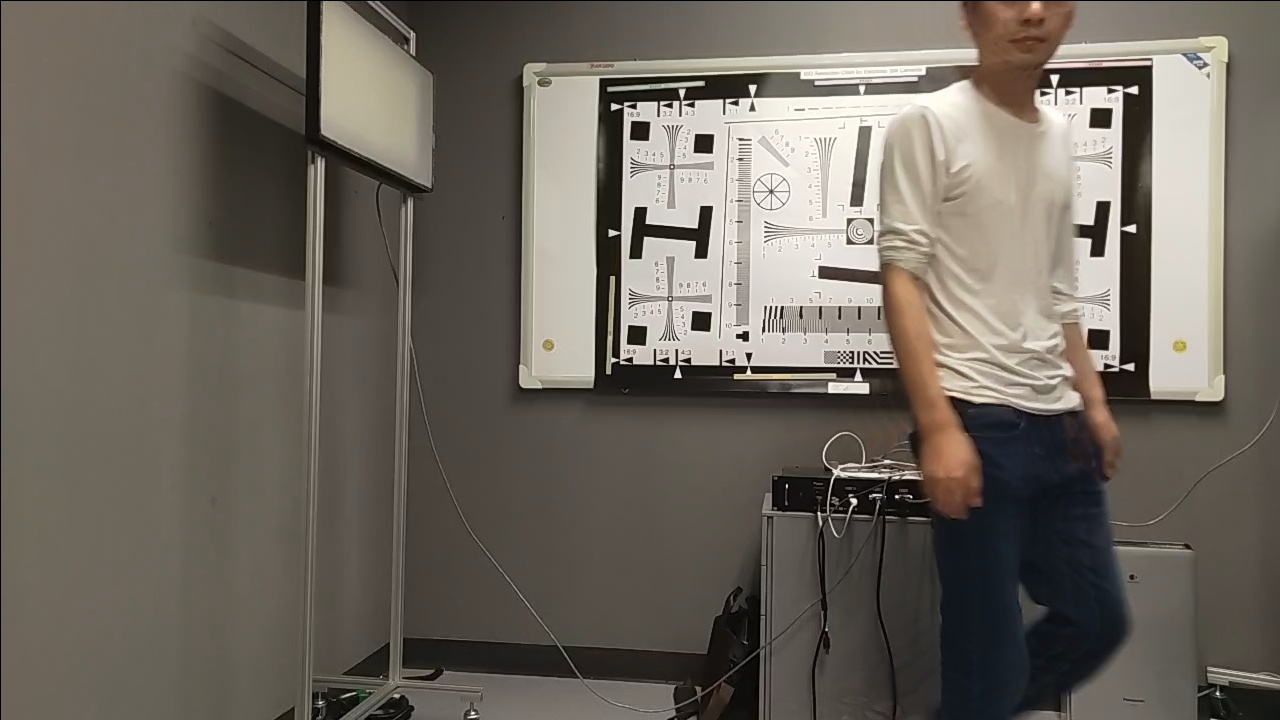
#> input picture stitching/left.jpg, 1280 x 720 px, found by its file name
$ python test.py
#> lines starting #> are read from the running program, lines starting #| are printed output that depends on the picture
import cv2
import numpy as np

#left.jpg
img = cv2.imread('left.jpg')
#> img is the input picture: shape (720, 1280, 3); mean B, G, R 93.9, 102.9, 109.3
img = cv2.copyMakeBorder(img, 800, 800, 800, 800, cv2.BORDER_CONSTANT, 0)
#> img: shape (2320, 2880, 3)
w,h = img.shape[0:2]
#> w = 2320; h = 2880

w_offset = -800
h_offset = -800
print('w',w, 'h', h)
#| w 2320 h 2880
org = np.array([[0, 0],[w, 0],[0, h],[w, h]], np.float32)
dst = np.array([[w_offset, h_offset], [w, 0],[w_offset, h - h_offset], [w, h]], np.float32)


warpR = cv2.getPerspectiveTransform(org, dst)

print('warpR', warpR)
#| warpR [[ 1.90038314e+00  0.00000000e+00 -8.00000000e+02]
#|  [ 3.44827586e-01  1.55555556e+00 -8.00000000e+02]
#|  [ 2.39463602e-04 -0.00000000e+00  1.00000000e+00]]

result = cv2.warpPerspective(img, warpR, (h, w))
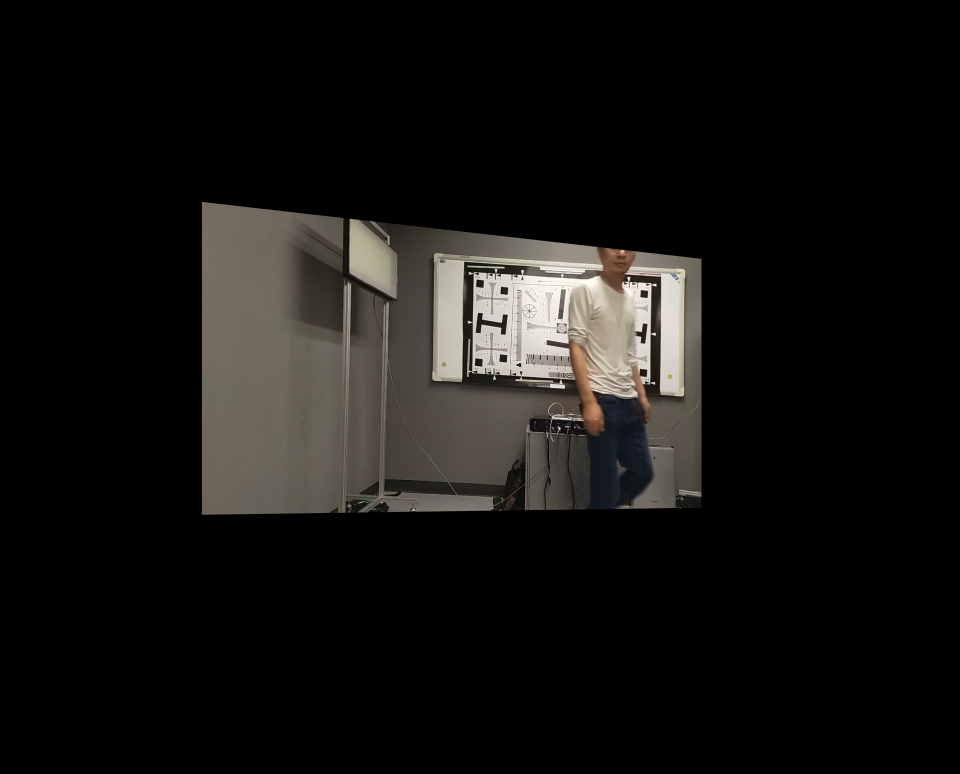
#> result: shape (2320, 2880, 3) (shown at 1/3 size); mean B, G, R 17.5, 19.2, 20.4
cv2.imwrite('left_1.jpg', result)


#right.jpg
img = cv2.imread('right.jpg')
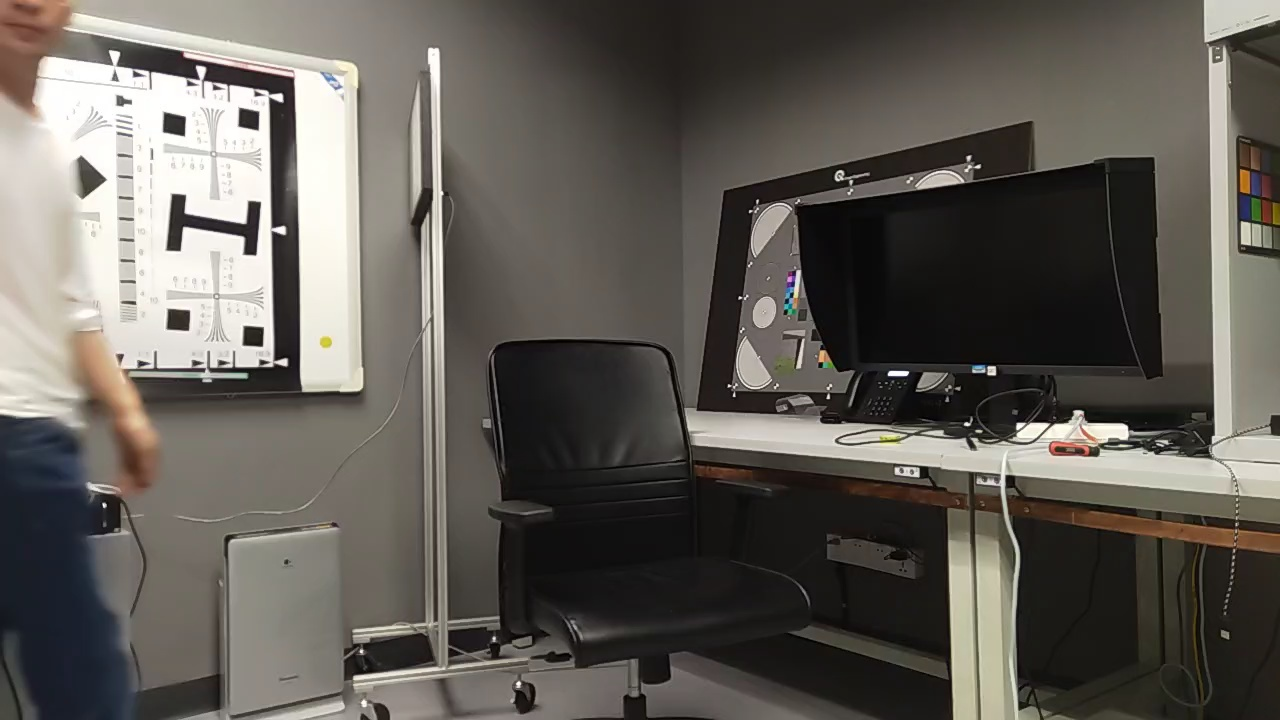
#> input picture stitching/right.jpg, 1280 x 720 px, found by its file name
#> img is the input picture: shape (720, 1280, 3); mean B, G, R 86.7, 92.8, 96.9
img = cv2.copyMakeBorder(img, 1400, 1400, 1400, 1400, cv2.BORDER_CONSTANT, 0)
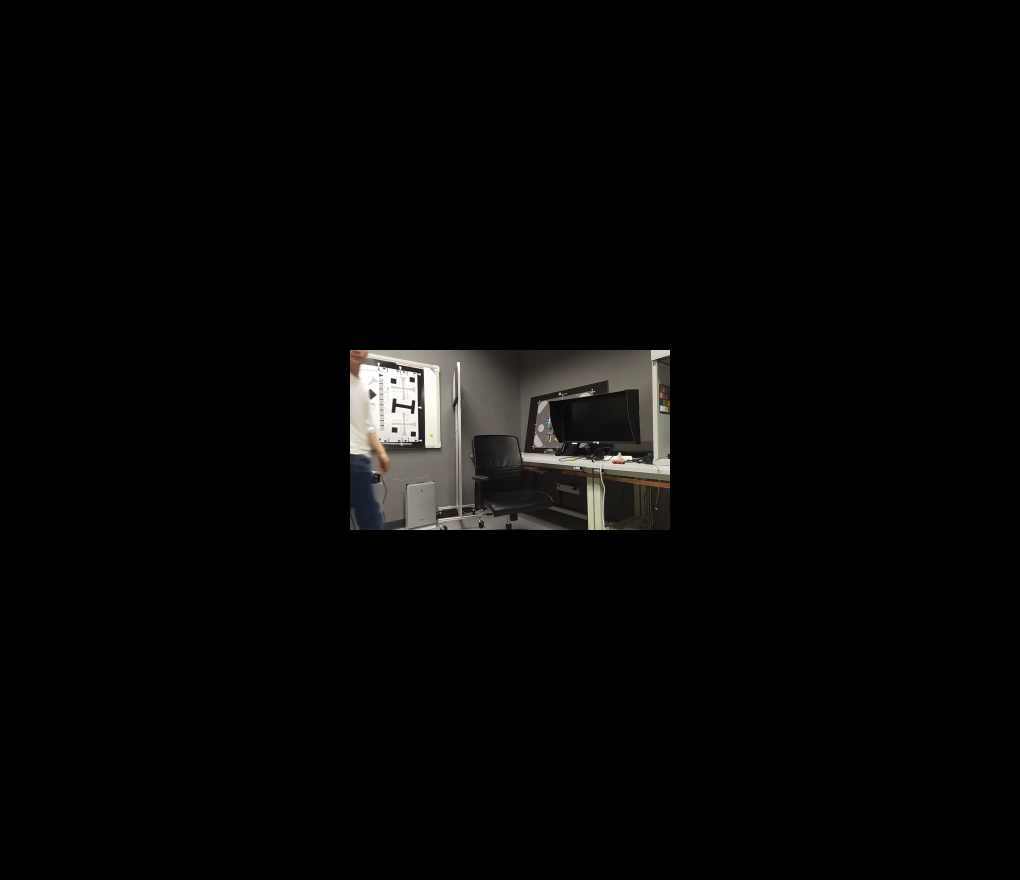
#> img: shape (3520, 4080, 3) (shown at 1/4 size); mean B, G, R 5.6, 6, 6.2
w,h = img.shape[0:2]
#> w = 3520; h = 4080

w_end = w+1400
#> w_end = 4920
h_end = h+1400
#> h_end = 5480
print('w',w, 'h', h)
#| w 3520 h 4080
org = np.array([[0, 0],[w, 0],[0, h],[w, h]], np.float32)
dst = np.array([[0, 0], [w_end, -1400],[0, h], [w_end, h_end]], np.float32)


warpR = cv2.getPerspectiveTransform(org, dst)

print('warpR', warpR)
#| warpR [[ 8.28884778e-01  0.00000000e+00  0.00000000e+00]
#|  [-2.35861522e-01  1.00000000e+00  0.00000000e+00]
#|  [-1.15618393e-04 -0.00000000e+00  1.00000000e+00]]

result = cv2.warpPerspective(img, warpR, (h, w))
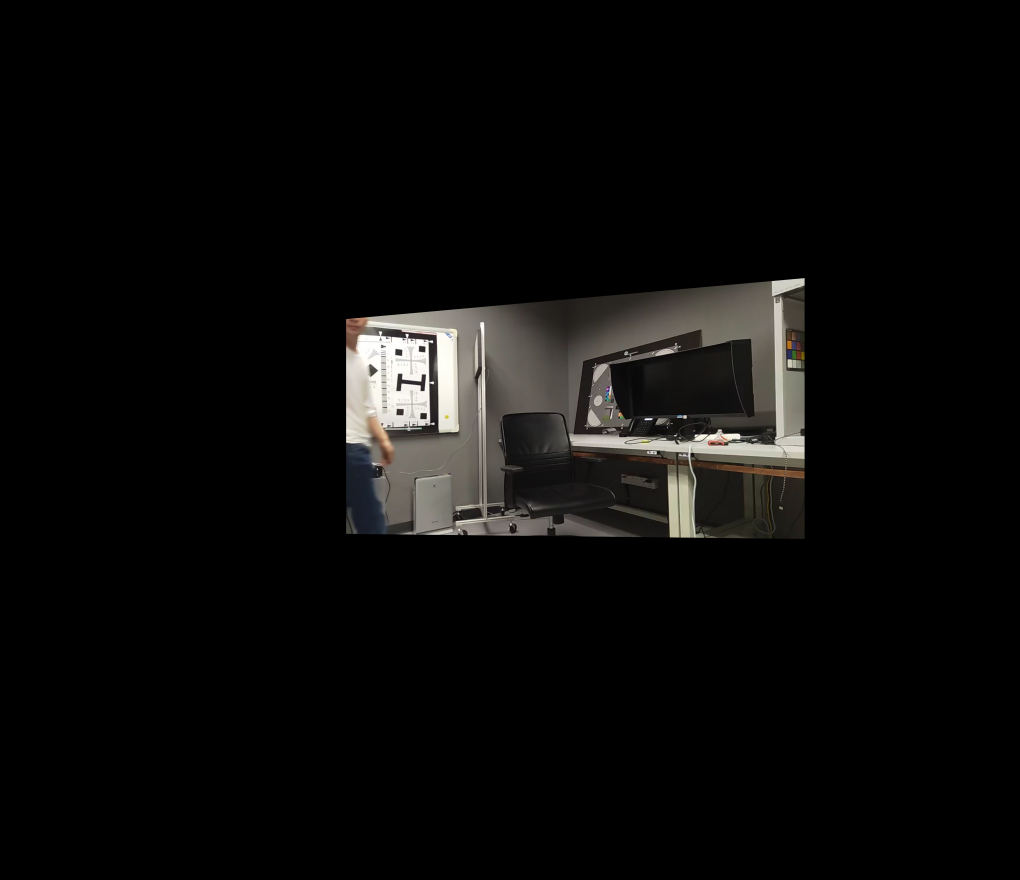
#> result: shape (3520, 4080, 3) (shown at 1/4 size); mean B, G, R 10, 10.8, 11.3
cv2.imwrite('right_1.jpg', result)

###
img1=cv2.imread('left_1.jpg')
img2=cv2.imread('right_1.jpg')

gray1=cv2.cvtColor(img1,cv2.COLOR_BGR2GRAY)
gray2=cv2.cvtColor(img2,cv2.COLOR_BGR2GRAY)
orb=cv2.ORB_create()
kp1,des1=orb.detectAndCompute(gray1,None)
#> kp1 = 500 keypoints; strongest (x, y, size): (1966, 854, 53.6), (1481, 1135, 53.6), (1485, 1136, 44.6), (1679, 1284, 44.6)
kp2,des2=orb.detectAndCompute(gray2,None)
#> kp2 = 500 keypoints; strongest (x, y, size): (1624, 1338, 92.6), (1627, 1339, 77.1), (1727, 1369, 77.1), (1598, 1496, 92.6)
bf=cv2.BFMatcher(cv2.NORM_HAMMING,crossCheck=True)
matches=bf.match(des1,des2)
#> matches = 167 matches
matches=sorted(matches,key=lambda x:x.distance)
img3=cv2.drawMatches(gray1,kp1,gray2,kp2,matches[:23],gray2,flags=2)
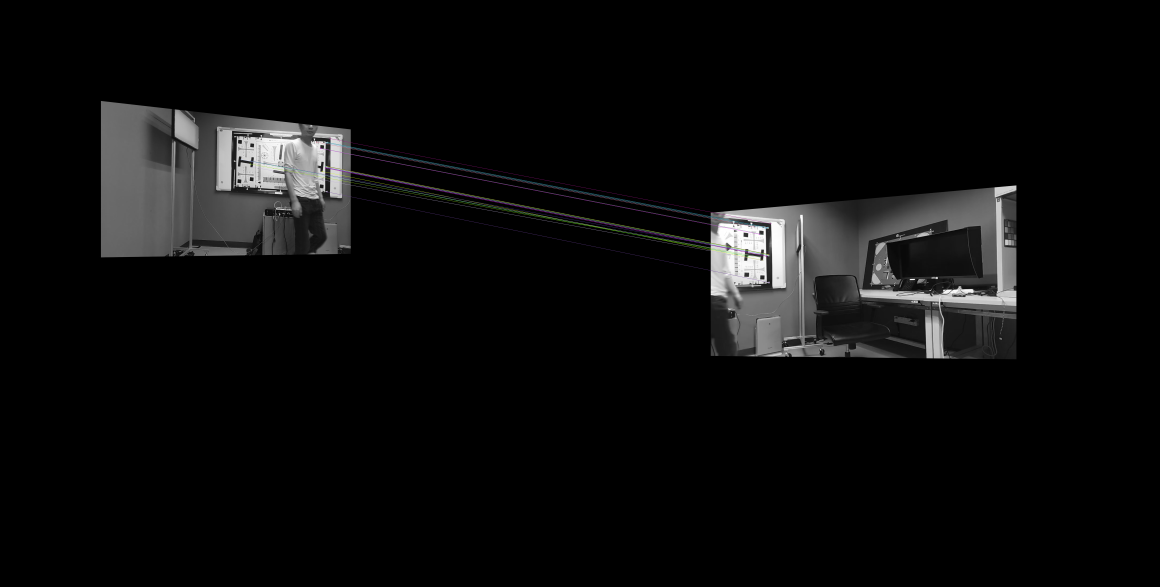
#> img3: shape (3520, 6960, 3) (shown at 1/6 size); mean of channels 0, 1, 2 12, 11.9, 12; drawn as B, G, R
cv2.imwrite('stitching.jpg', img3)
